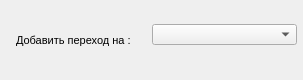
<?xml version="1.0" encoding="UTF-8"?>
<ui version="4.0">
  <class>fNextBlock</class>
  <widget class="QWidget" name="fNextBlock">
    <property name="geometry">
      <rect>
        <x>0</x>
        <y>0</y>
        <width>303</width>
        <height>80</height>
      </rect>
    </property>
    <property name="windowTitle">
      <string>fNextBlock</string>
    </property>
    <property name="font">
      <font>
        <family>MS Sans Serif</family>
        <pointsize>8</pointsize>
      </font>
    </property>
    <!-- vcl-BorderStyle: bsNone → set windowFlags Qt::FramelessWindowHint in constructor -->
    <widget class="QLabel" name="lNextBlock">
      <property name="geometry">
        <rect>
          <x>16</x>
          <y>32</y>
          <width>115</width>
          <height>17</height>
        </rect>
      </property>
      <property name="windowTitle">
        <string>Добавить переход на :</string>
      </property>
      <property name="text">
        <string>Добавить переход на :</string>
      </property>
    </widget>
    <widget class="QComboBox" name="cbNextBlock">
      <property name="geometry">
        <rect>
          <x>152</x>
          <y>24</y>
          <width>145</width>
          <height>21</height>
        </rect>
      </property>
    </widget>
  </widget>
  <resources/>
  <connections/>
</ui>
